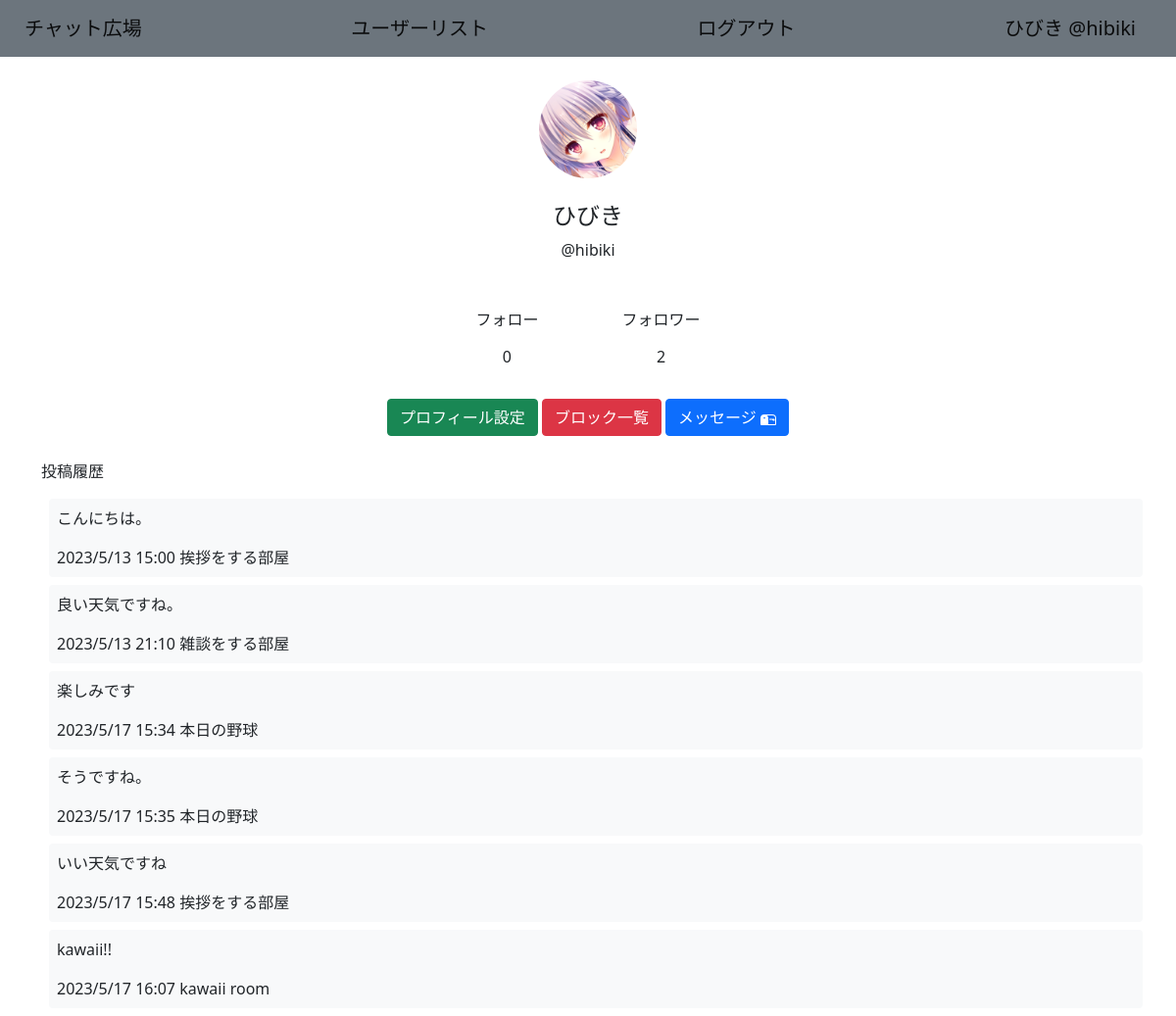
Screenshot of /mypage (signed in) with the database file from the repository.
### chatrooms/models.py (models this page shows, shortened)
class CustomUser(AbstractUser):
    user_name = models.CharField(max_length=100, default="no name")
    memo = models.TextField()
    created_at = models.DateTimeField(auto_now_add=True)
    icon = models.ImageField(upload_to='icon', height_field=None, width_field=None, blank=True, max_length=100, default=False)
    icon_changed = models.DateTimeField(blank=True, auto_now=True)
    REQUIRED_FIELDS = ["user_name","memo"]
    groups = None
    user_permissions = None
    last_login = None
    first_name = None
    last_name = None
    email_address = None
    date_joined = None

class Post(models.Model):
    text = models.TextField()
    user = models.ForeignKey(CustomUser, related_name='post', on_delete=models.CASCADE)
    created_at = models.DateTimeField(auto_now_add=True)
    room = models.ForeignKey(Room, related_name='post', on_delete=models.CASCADE)
    deleted = models.BooleanField(default=False)
    image = models.ImageField(upload_to='post', height_field=None, width_field=None, blank=True, max_length=100, default=False)

class Room(models.Model):
    title = models.CharField(max_length=100)
    user = models.ForeignKey(CustomUser, on_delete=models.CASCADE)
    created_at = models.DateTimeField(auto_now_add=True)
    image = models.ImageField(upload_to='room', height_field=None, width_field=None, blank=True, max_length=100, default=False)#サムネ
    def __str__(self):
        return self.title

### chatrooms/views/user.py (the view, shortened to what this page needs)
# urls.py: path('mypage', user.Mypage.as_view(), name='mp'),
class Mypage(LoginRequiredMixin, TemplateView):
    template_name = 'user/mypage.html'
    def get(self, request, **kwargs):
        try:
            imgurl = self.request.user.icon
            if imgurl=='False':
                imgurl='/media/icon/none.png'
            else:
                imgurl = "/media/" + str(imgurl)
        except:
            imgurl = "/media/icon/none.png"
        ctx = {
            'user': self.request.user,
            'imgurl' : imgurl
        }
        if self.request.user.icon != 'False':
            img = Image.open("media_local/"+str(self.request.user.icon))
            if img.width!=256 or img.height!=256:
                img_resize = img.resize((256, 256))
                img_resize.save("media_local/"+str(self.request.user.icon))
        return self.render_to_response(ctx)

### templates/user/mypage.html (shortened to what this page needs)
{% extends 'base.html' %}
{% block content %}
    <div class="container">
      <div class="row justify-content-md-center pt-4">
        <img src={{imgurl}} alt={{user.icon}} class="col-auto rounded-circle" width="100" height="100">
      </div>
      <div class="pt-4" name="name">
        <h4 class="text-center">{{ user.user_name }}</h4>
        <p class="text-center">@{{ user.username }}</p>
        <div class="row justify-content-md-center p-4" name="ff">
          <div class="col-auto row justify-content-md-center" name="follow">
            <a href={%url 'fl1' user.id%} class="btn col-auto text-center text-decoration-none">フォロー</a>
            <a href={%url 'fl1' user.id%} class="btn col-auto text-center text-decoration-none">{{ user.follow.count}}</a>
          </div>
          <div class="col-auto row justify-content-md-center" name="follower">
            <a href={%url 'fl2' user.id%} class="btn col-auto text-center text-decoration-none">フォロワー</a>
            <a href={%url 'fl2' user.id%} class="btn col-auto text-center text-decoration-none">{{ user.follower.count}}</a>
          </div>
        </div>
        <div class="text-center">
          <a href={%url 'uu' user.id%} class="text-center btn btn-success">プロフィール設定</a>
          <a href={%url 'bl'%} class="text-center btn btn-danger">ブロック一覧</a>
          <a href={%url 'mb'%} class="text-center btn btn-primary">メッセージ
          </a>
        </div>
      </div>
    </div>
    <div class="container  mt-4">
      <p class="mt-2">投稿履歴{% if user.post.count == 0 %}なし{%endif%}</p>
      {% for post in user.post.all %}
      <div class=" rounded container p-2 m-2 bg-light">
        <a href={%url 'rd' post.room.id%} class="text-dark text-decoration-none">
          <p>{{ post.text }}</p>
          {{ post.created_at|date:"Y/n/j H:i"}}
          {{ post.room }}
        </a>
      </div>
      {% endfor %}
    </div>
{% endblock content %}

### templates/base.html (shortened to what this page needs)
<!doctype html>
<html lang="en">
  <head>
    <link href="https://cdn.jsdelivr.net/npm/bootstrap@5.0.2/dist/css/bootstrap.min.css" rel="stylesheet">
  </head>
  <body>
    <nav class="navbar navbar-light bg-secondary">
        <div class="container-fluid">
          <a class="navbar-brand btn" href={% url 'rl' %}>チャット広場</a>
          <a class="navbar-brand btn" href={% url 'ul' %}>ユーザーリスト</a>
          {%if user.is_authenticated%}
          <a class="navbar-brand btn" href={% url 'lo' %}>ログアウト</a>
          <a class="navbar-brand btn" href={% url 'mp' %}>{{user.user_name}} @{{ user.username}}</a>
          {%else%}
          <a class="navbar-brand btn" href={% url 'li' %}>ログイン</a>
          {%endif%}
        </div>
      </nav>
      {% block content %}{% endblock content %}
  </body>
</html>

### rows the page displays
CustomUser: user_name "ひびき", username "hibiki", icon (picture), follow.count "0", follower.count "2"
Post: text "こんにちは。", created_at "2023/5/13 15:00", room "挨拶をする部屋"
Post: text "良い天気ですね。", created_at "2023/5/13 21:10", room "雑談をする部屋"
Post: text "楽しみです", created_at "2023/5/17 15:34", room "本日の野球"
Post: text "そうですね。", created_at "2023/5/17 15:35", room "本日の野球"
Post: text "いい天気ですね", created_at "2023/5/17 15:48", room "挨拶をする部屋"
Post: text "kawaii!!", created_at "2023/5/17 16:07", room "kawaii room"
